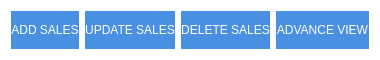
             <widget class="QFrame" name="horizontalFrame">
              <property name="sizePolicy">
               <sizepolicy hsizetype="Preferred" vsizetype="Fixed">
                <horstretch>0</horstretch>
                <verstretch>0</verstretch>
               </sizepolicy>
              </property>
              <property name="maximumSize">
               <size>
                <width>16777215</width>
                <height>60</height>
               </size>
              </property>
              <property name="styleSheet">
               <string notr="true">QFrame{
background-color: rgb(255, 255, 255);
}
QPushButton{
background-color: rgb(74, 144, 226);
border:none;
color: rgb(255, 255, 255);
}
QPushButton:hover{
background-color: rgb(53, 104, 162);
}</string>
              </property>
              <layout class="QHBoxLayout" name="horizontalLayout_21">
               <item>
                <widget class="QPushButton" name="add_sales_btn">
                 <property name="sizePolicy">
                  <sizepolicy hsizetype="Preferred" vsizetype="Fixed">
                   <horstretch>0</horstretch>
                   <verstretch>0</verstretch>
                  </sizepolicy>
                 </property>
                 <property name="minimumSize">
                  <size>
                   <width>0</width>
                   <height>0</height>
                  </size>
                 </property>
                 <property name="maximumSize">
                  <size>
                   <width>16777215</width>
                   <height>40</height>
                  </size>
                 </property>
                 <property name="font">
                  <font>
                   <pointsize>9</pointsize>
                  </font>
                 </property>
                 <property name="text">
                  <string>ADD SALES</string>
                 </property>
                 <property name="icon">
                  <iconset>
                   <normalon>:/resources/dashboard-icons/add.svg</normalon>
                  </iconset>
                 </property>
                 <property name="iconSize">
                  <size>
                   <width>28</width>
                   <height>28</height>
                  </size>
                 </property>
                </widget>
               </item>
               <item>
                <widget class="QPushButton" name="update_sales_btn">
                 <property name="maximumSize">
                  <size>
                   <width>16777215</width>
                   <height>40</height>
                  </size>
                 </property>
                 <property name="text">
                  <string>UPDATE SALES</string>
                 </property>
                 <property name="icon">
                  <iconset>
                   <normalon>:/resources/dashboard-icons/update.svg</normalon>
                  </iconset>
                 </property>
                 <property name="iconSize">
                  <size>
                   <width>28</width>
                   <height>28</height>
                  </size>
                 </property>
                </widget>
               </item>
               <item>
                <widget class="QPushButton" name="delete_sales_btn">
                 <property name="minimumSize">
                  <size>
                   <width>0</width>
                   <height>0</height>
                  </size>
                 </property>
                 <property name="maximumSize">
                  <size>
                   <width>16777215</width>
                   <height>40</height>
                  </size>
                 </property>
                 <property name="text">
                  <string>DELETE SALES</string>
                 </property>
                 <property name="icon">
                  <iconset>
                   <normalon>:/resources/dashboard-icons/delete.svg</normalon>
                  </iconset>
                 </property>
                 <property name="iconSize">
                  <size>
                   <width>28</width>
                   <height>28</height>
                  </size>
                 </property>
                </widget>
               </item>
               <item>
                <widget class="QPushButton" name="pushButton_11">
                 <property name="minimumSize">
                  <size>
                   <width>0</width>
                   <height>0</height>
                  </size>
                 </property>
                 <property name="maximumSize">
                  <size>
                   <width>16777215</width>
                   <height>40</height>
                  </size>
                 </property>
                 <property name="text">
                  <string>ADVANCE VIEW</string>
                 </property>
                 <property name="icon">
                  <iconset>
                   <normalon>:/resources/product-icons/advance_view.svg</normalon>
                  </iconset>
                 </property>
                 <property name="iconSize">
                  <size>
                   <width>28</width>
                   <height>28</height>
                  </size>
                 </property>
                </widget>
               </item>
              </layout>
             </widget>
